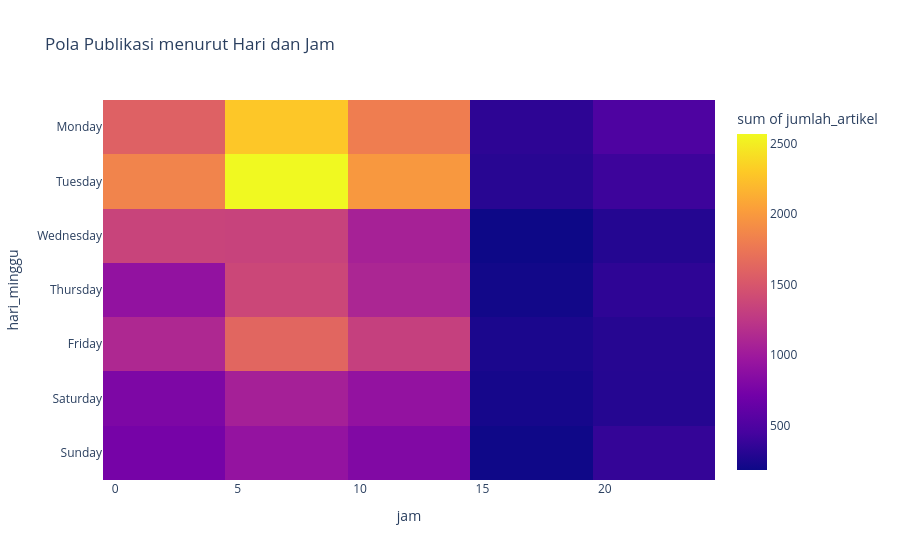

The cell this chart's notebook holds for it:
### Code cell
fig5 = px.density_heatmap(
    pola_waktu.to_pandas(), x="jam", y="hari_minggu", z="jumlah_artikel",
    category_orders={"hari_minggu": urutan_hari},
    title="Pola Publikasi menurut Hari dan Jam",
)
fig5.show()

### Figure 1 — Plotly figure (JSON) as saved in the notebook; plotly's stock layout.template omitted (floating-point values rounded to 4 significant figures; data arrays with more than 128 entries replaced by an {"elided": "..."} marker saying what was removed)
{"data": [{"coloraxis": "coloraxis", "histfunc": "sum", "hovertemplate": "jam=%{x}<br>hari_minggu=%{y}<br>sum of jumlah_artikel=%{z}<extra></extra>", "name": "", "type": "histogram2d", "x": {"elided": "168 int values"}, "xaxis": "x", "xbingroup": "x", "y": {"elided": "168 str values"}, "yaxis": "y", "ybingroup": "y", "z": {"elided": "168 int values"}}], "layout": {"coloraxis": {"colorbar": {"title": {"text": "sum of jumlah_artikel"}}, "colorscale": [[0, "#0d0887"], [0.1111, "#46039f"], [0.2222, "#7201a8"], [0.3333, "#9c179e"], [0.4444, "#bd3786"], [0.5556, "#d8576b"], [0.6667, "#ed7953"], [0.7778, "#fb9f3a"], [0.8889, "#fdca26"], [1, "#f0f921"]]}, "legend": {"tracegroupgap": 0}, "title": {"text": "Pola Publikasi menurut Hari dan Jam"}, "xaxis": {"anchor": "y", "domain": [0, 1], "title": {"text": "jam"}}, "yaxis": {"anchor": "x", "categoryarray": ["Sunday", "Saturday", "Friday", "Thursday", "Wednesday", "Tuesday", "Monday"], "categoryorder": "array", "domain": [0, 1], "title": {"text": "hari_minggu"}}}}
